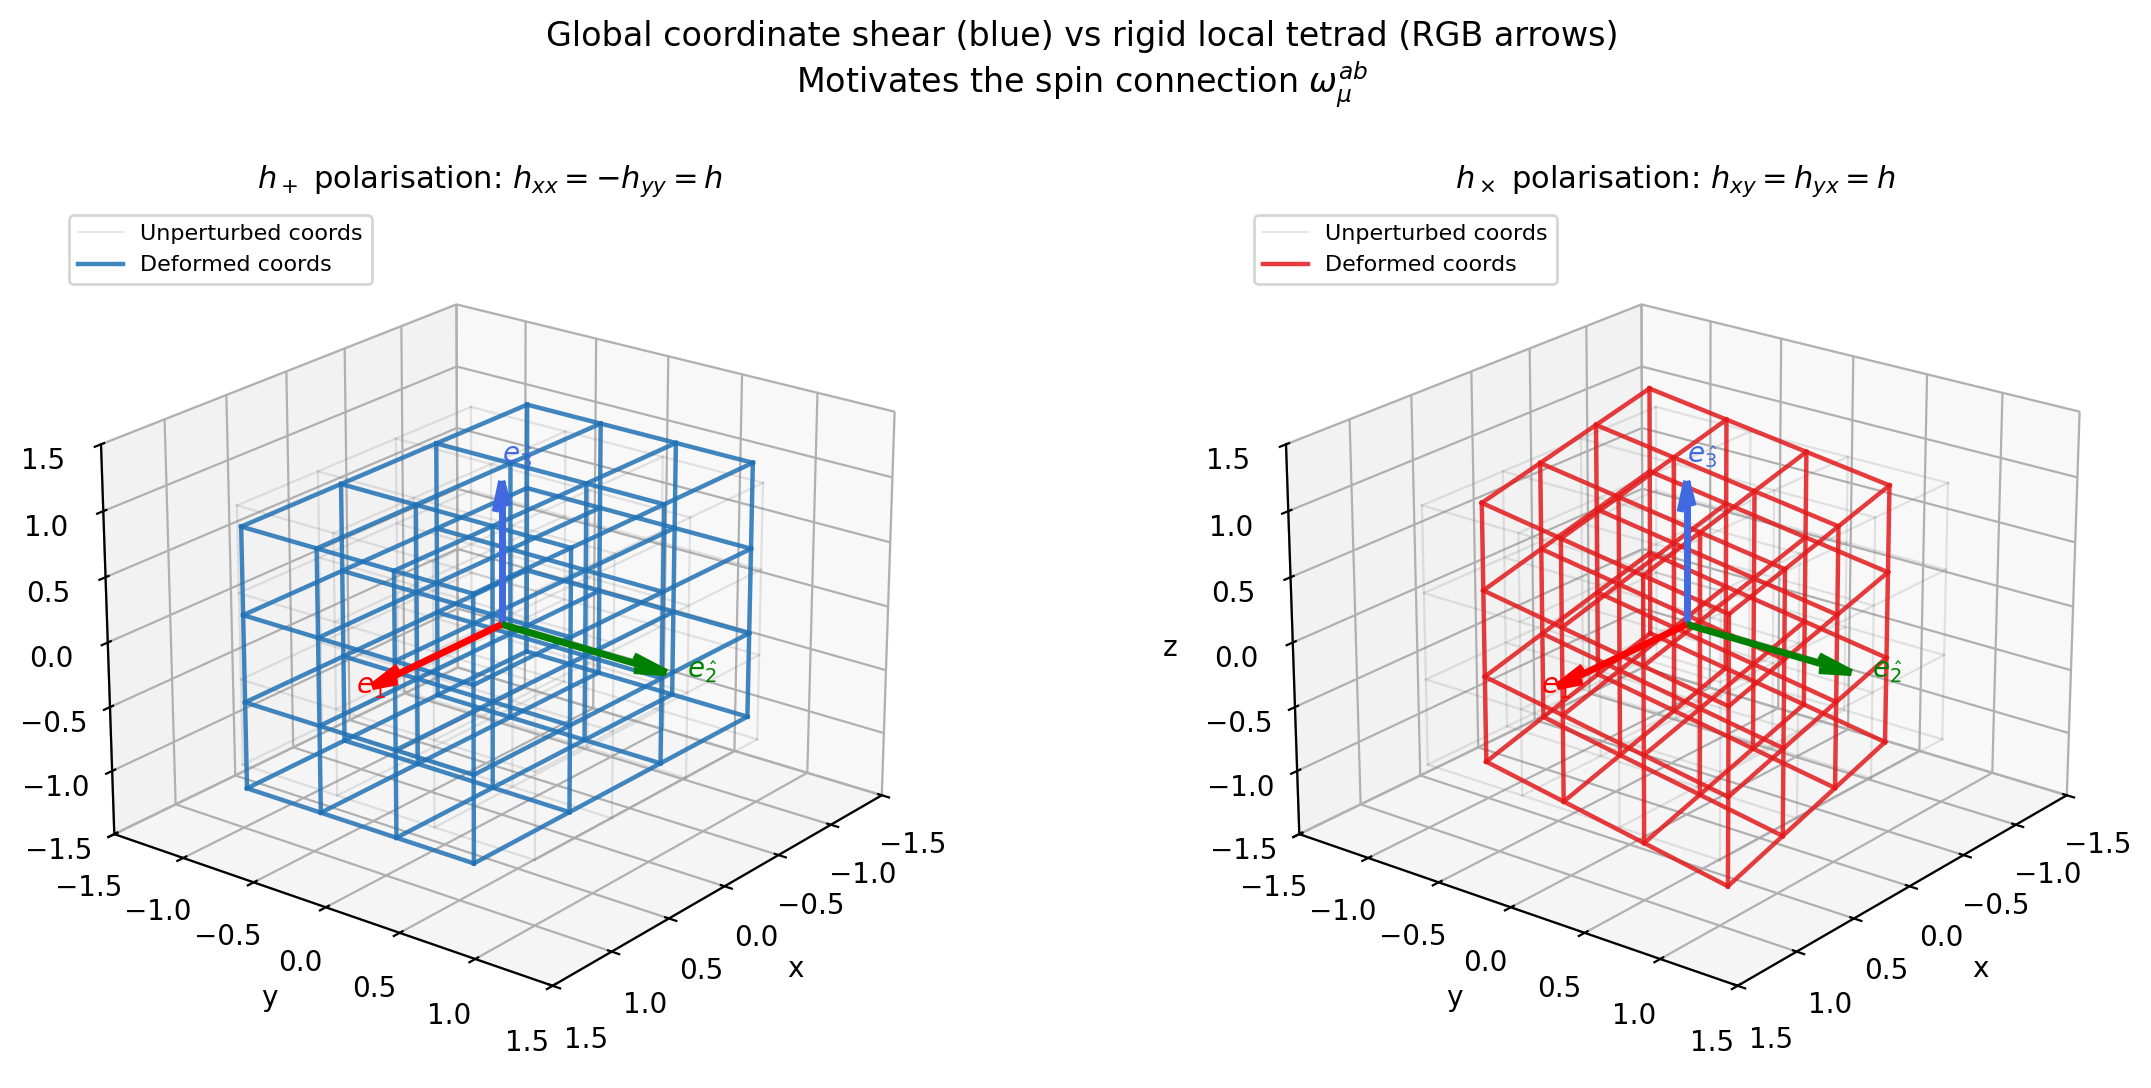

Here is the Python script that generated this plot:
"""
fig_ch2_tetrad_shear.py
Chapter 2 — Global coordinate shear vs rigid local tetrad.
Motivates why the spin connection is needed.
Side by side: h+ and h× at phase=0.
"""
import numpy as np
import matplotlib.pyplot as plt
from mpl_toolkits.mplot3d import Axes3D
import os; os.makedirs("figures", exist_ok=True)

def deform(X, Y, h_plus=0, h_cross=0):
    dX = 0.5*(h_plus*X + h_cross*Y)
    dY = 0.5*(h_cross*X - h_plus*Y)
    return X+dX, Y+dY

def draw_grid(ax, Xd, Yd, Z, col, alpha, lw, label=None):
    drawn = False
    for i in range(Xd.shape[0]):
        for j in range(Xd.shape[1]):
            lbl = label if not drawn else None
            ax.plot(Xd[i,j,:], Yd[i,j,:], Z[i,j,:], color=col, alpha=alpha, lw=lw, label=lbl)
            drawn = True
    for i in range(Xd.shape[0]):
        for k in range(Xd.shape[2]):
            ax.plot(Xd[i,:,k], Yd[i,:,k], Z[i,:,k], color=col, alpha=alpha, lw=lw)
    for j in range(Xd.shape[1]):
        for k in range(Xd.shape[2]):
            ax.plot(Xd[:,j,k], Yd[:,j,k], Z[:,j,k], color=col, alpha=alpha, lw=lw)

def draw_tetrad(ax):
    L = 1.1
    for d,c,l in [([L,0,0],'red',r'$e_{\hat{1}}$'),
                  ([0,L,0],'green',r'$e_{\hat{2}}$'),
                  ([0,0,L],'royalblue',r'$e_{\hat{3}}$')]:
        ax.quiver(0,0,0,*d,color=c,arrow_length_ratio=0.2,lw=2.5)
        ax.text(d[0]*1.12,d[1]*1.12,d[2]*1.12,l,fontsize=10,color=c,fontweight='bold')

pts = np.linspace(-1,1,4)
X0,Y0,Z0 = np.meshgrid(pts,pts,pts,indexing='ij')
h = 0.45

fig = plt.figure(figsize=(12,5.5))
fig.suptitle('Global coordinate shear (blue) vs rigid local tetrad (RGB arrows)\n'
             r'Motivates the spin connection $\omega_\mu^{ab}$', fontsize=12)

for col_idx, (title, kwargs) in enumerate([
        (r'$h_+$ polarisation: $h_{xx}=-h_{yy}=h$',  dict(h_plus=h)),
        (r'$h_\times$ polarisation: $h_{xy}=h_{yx}=h$', dict(h_cross=h)),
]):
    ax = fig.add_subplot(1,2,col_idx+1, projection='3d')
    Xd,Yd = deform(X0,Y0,**kwargs)
    draw_grid(ax, X0, Y0, Z0, 'gray', 0.20, 0.8, 'Unperturbed coords')
    draw_grid(ax, Xd, Yd, Z0, '#2171B5' if col_idx==0 else '#E31A1C',
              0.85, 1.6, 'Deformed coords')
    draw_tetrad(ax)
    ax.set_xlim(-1.5,1.5); ax.set_ylim(-1.5,1.5); ax.set_zlim(-1.5,1.5)
    ax.set_xlabel('x'); ax.set_ylabel('y'); ax.set_zlabel('z')
    ax.set_title(title, fontsize=11, pad=6)
    ax.view_init(elev=22, azim=38)
    handles,labels = ax.get_legend_handles_labels()
    ax.legend(handles[:2],labels[:2],loc='upper left',fontsize=8)

plt.tight_layout()
plt.savefig('figures/fig_ch2_tetrad_shear.png', dpi=200, bbox_inches='tight')
print("Saved: figures/fig_ch2_tetrad_shear.png")
